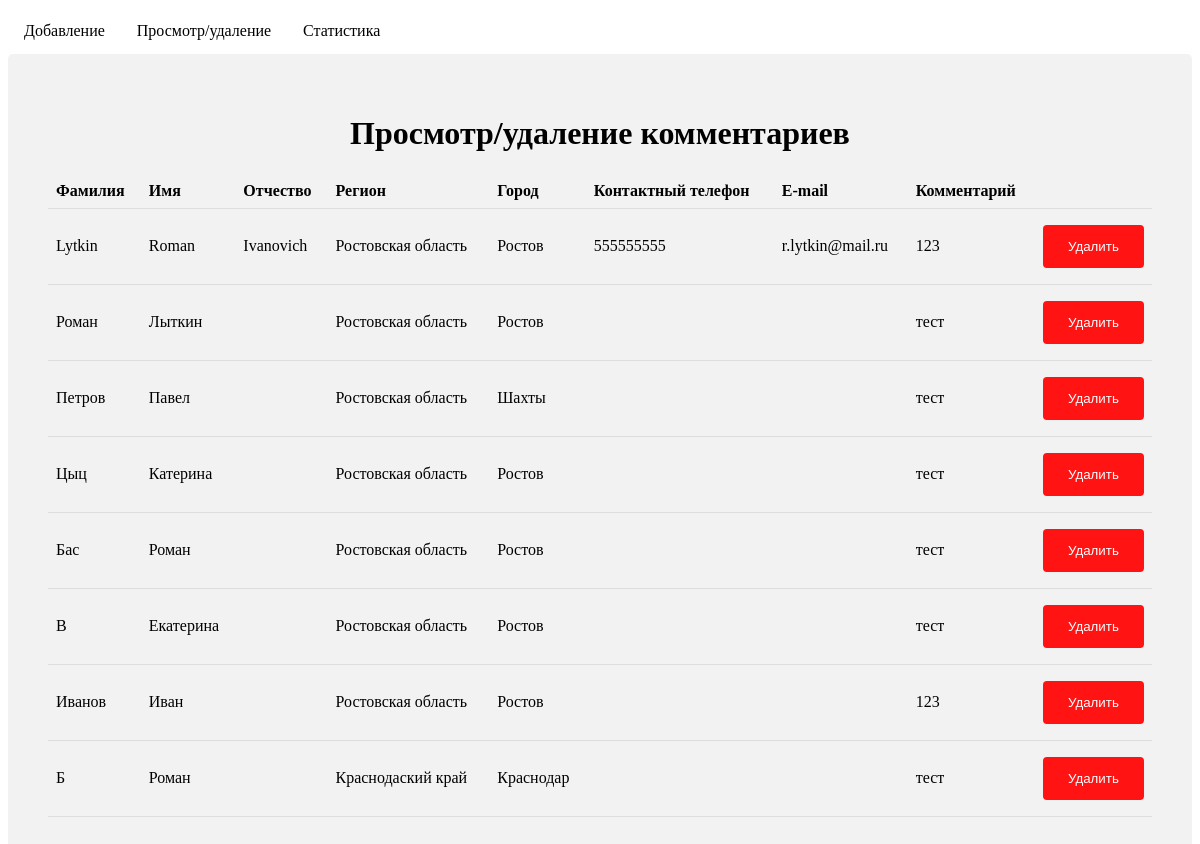
Screenshot of /view/ with the database file from the repository.
### app/models.py (models this page shows)
class Comments(models.Model):
    fname = models.CharField(max_length=80)
    name = models.CharField(max_length=80)
    lname = models.CharField(max_length=80)
    region = models.ForeignKey(Region)
    city = models.ForeignKey(City)
    phone = models.CharField(max_length=80)
    email = models.CharField(max_length=80)
    comment = models.CharField(max_length=160)

class Region(models.Model):
    region_name = models.CharField(max_length=80)

class City(models.Model):
    city_name = models.CharField(max_length=80)

### app/views/views.py (the view)
# urls.py: url(r'^view/$', views.index, name='View'),
def index(request):
    try:
        comments = Comments.objects.all().select_related()
    except:
        comments = None
    return render_to_response(
        'view.html',
        {
            'comments': comments
        },
        context_instance=RequestContext(request)
    )

### templates/view/view.html (shortened to what this page needs)
{% extends "index.html" %}
{% block content %}
  <h1 class="text-center">Просмотр/удаление комментариев</h1>
  {% if comments %}
    <table>
      <tr>
        <th>Фамилия</th>
        <th>Имя</th>
        <th>Отчество</th>
        <th>Регион</th>
        <th>Город</th>
        <th>Контактный телефон</th>
        <th>E-mail</th>
        <th>Комментарий</th>
        <th></th>
      </tr>
      {% for comment in comments %}
        <tr>
          <td>{{comment.fname}}</td>
          <td>{{comment.name}}</td>
          <td>{{comment.lname}}</td>
          <td>{{comment.region.region_name}}</td>
          <td>{{comment.city.city_name}}</td>
          <td>{{comment.phone}}</td>
          <td>{{comment.email}}</td>
          <td>{{comment.comment}}</td>
          <td><button id="{{comment.id}}" class="denger" type="submit">Удалить</></td>
        </tr>
      {% endfor %}
    </table>
    {% else %}
      <h3 class="text-center">Данные отсутствуют</h3>
    {% endif %}
{% endblock %}

### templates/index.html (shortened to what this page needs)
<!DOCTYPE html>
<html>
  <head>
    {% load staticfiles %}
    <link href="{% static "css/main.css" %}" rel="stylesheet"/>
  </head>
  <body>
    <ul class="nav navbar-nav">
        <li><a href="/comment">Добавление</a></li>
        <li><a href="/view">Просмотр/удаление</a></li>
        <li><a href="/stat">Статистика</a></li>
    </ul>
    <div class="content">
        {% block content %}{% endblock %}
    </div>
  </body>
</html>

### static/css/main.css (style rules this page uses)
div { border-radius: 5px; background-color: #f2f2f2; padding: 40px; }
ul { list-style-type: none; margin: 0; padding: 0; overflow: hidden; }
li { float: left; }
li a { display: block; color: #000; text-align: center; padding: 14px 16px; text-decoration: none; }
table { border-collapse: collapse; width: 100%; }
th, td { padding: 8px; text-align: left; border-bottom: 1px solid #ddd; }
.text-center { text-align: center; }
.denger { width: 100%; background-color: #ff1313; color: white; padding: 14px 20px; margin: 8px 0; border: none; border-radius: 4px; cursor: pointer; }

### rows the page displays
Comments: fname "Lytkin", name "Roman", lname "Ivanovich", region.region_name "Ростовская область", city.city_name "Ростов", phone "555555555", email "r.lytkin@mail.ru", comment "123"
Comments: fname "Роман", name "Лыткин", region.region_name "Ростовская область", city.city_name "Ростов", comment "тест"
Comments: fname "Петров", name "Павел", region.region_name "Ростовская область", city.city_name "Шахты", comment "тест"
Comments: fname "Цыц", name "Катерина", region.region_name "Ростовская область", city.city_name "Ростов", comment "тест"
Comments: fname "Бас", name "Роман", region.region_name "Ростовская область", city.city_name "Ростов", comment "тест"
Comments: fname "В", name "Екатерина", region.region_name "Ростовская область", city.city_name "Ростов", comment "тест"
Comments: fname "Иванов", name "Иван", region.region_name "Ростовская область", city.city_name "Ростов", comment "123"
Comments: fname "Б", name "Роман", region.region_name "Краснодаский край", city.city_name "Краснодар", comment "тест"
